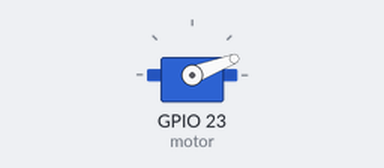
Simulated run of this sketch. Board: ESP32. Shown: servo.

Above: at 2.1 s.
At 10.5 s:
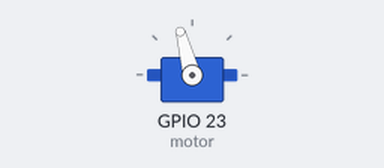
At 19.1 s:
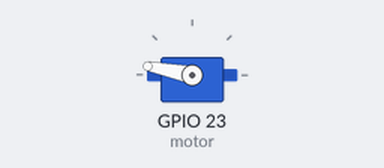
At 36.05 s:
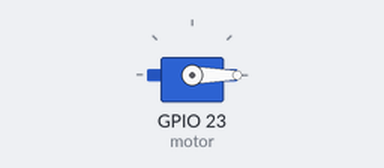
Timing chart, 0 to 40.0 s (numbered marks = the images above):
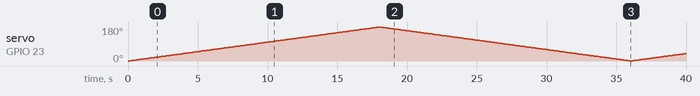

Measured:
- by itself, servo on GPIO 23 (motor): 0° → 1° at 0.10 s, → 2° 0.10 s later, → 3° 0.10 s later, → 4° 0.10 s later, … (399 changes in this stretch)

The sketch:

activity9.ino
```cpp
// Activity-9: Rotate Servo Motor continuously

#include<ESP32Servo.h>

Servo motor;

void setup(){
    motor.attach(23);
}

void loop(){
    for(int i=0;i<180;i++){
        motor.write(i);
        delay(100);
    }

    for(int j=180;j>0;j--){
        motor.write(j);
        delay(100);
    }
}
```
